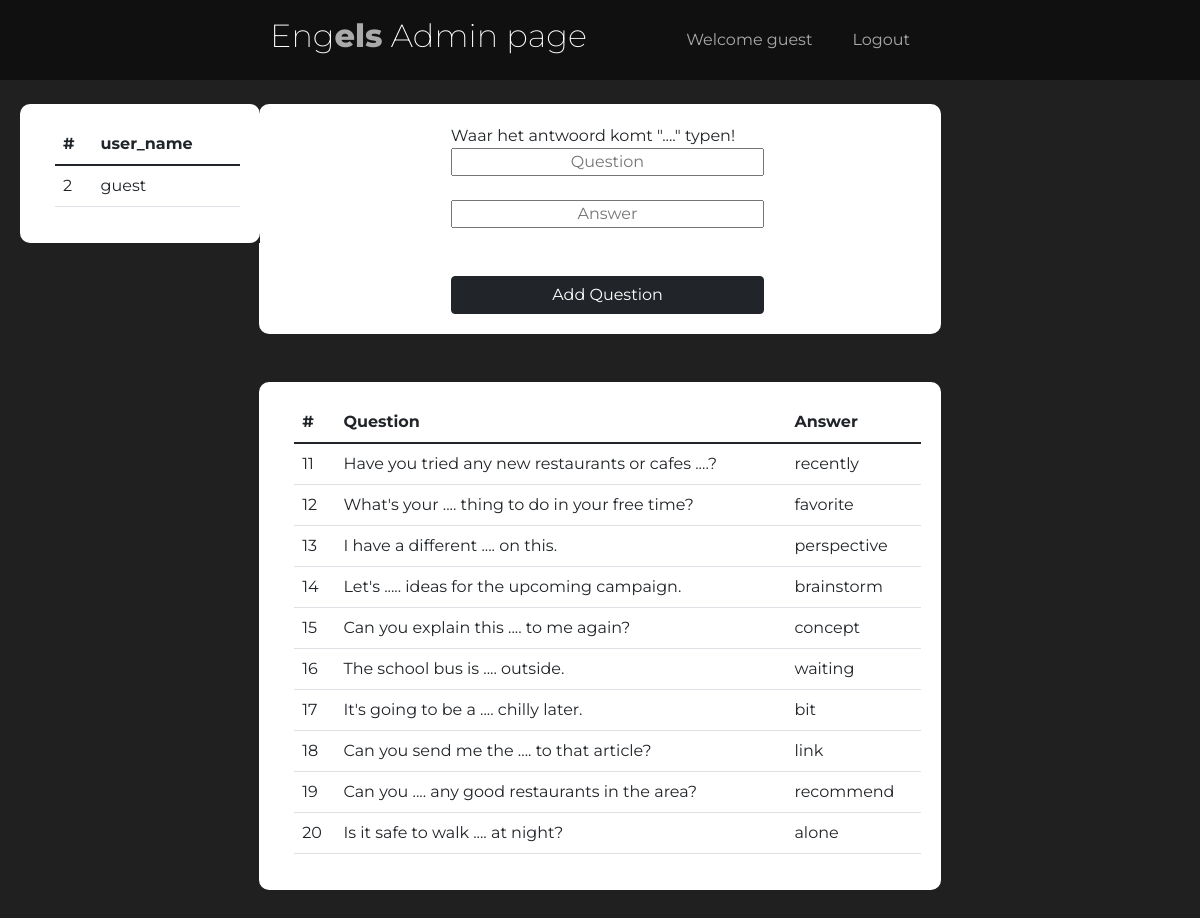
Page /admin/addQuestion.php (signed in) on the committed database.
### tables this page shows
CREATE TABLE IF NOT EXISTS `users` (
  `id` INT(11) NOT NULL AUTO_INCREMENT,
  `user_name` VARCHAR(45) NOT NULL,
  `password` TEXT NOT NULL,
  PRIMARY KEY (`id`),
  UNIQUE INDEX `user_name_UNIQUE` (`user_name` ASC));

CREATE TABLE IF NOT EXISTS `questions` (
  `id_questions` INT(11) NOT NULL AUTO_INCREMENT,
  `question` TEXT NOT NULL,
  `answer` VARCHAR(45) NOT NULL,
  PRIMARY KEY (`id_questions`));

### admin/addQuestion.php (the view, shortened to what this page needs)
<?php
    include "header-footer/header.php";
    include "user_list.php";
    $query = "SELECT * ";
    $query .= "FROM questions ";
    $query .= "ORDER BY id_questions ASC ";
    $stmt=$con->prepare($query);
    $stmt->execute();
    $questions = $stmt->fetchAll(PDO::FETCH_OBJ);
?>
        <div class="adminAddQuestionContainer">
            <div class="inner_adminAddQuestionContainer">
                <form method="POST" class="form_questions">
                    Waar het antwoord komt "...." typen!
                <br>
                    <input required type="text" name="question" class="input input_questions" placeholder="Question">
                <br><br>
                    <input required type="text" name="answer" class="input input_questions" placeholder="Answer">
                <br><br><br>
                    <button type="submit" class="btn btn-dark login_knop">Add Question</button>
                </form>
            </div>
        </div>
        <br><br>
        <div class="adminAddQuestionContainer">
            <div class="inner_adminAddQuestionContainer">
                <table class="table">
                    <thead>
                        <tr>
                            <th scope="col">#</th>
                            <th scope="col">Question</th>
                            <th scope="col">Answer</th>
                        </tr>
                    </thead>
                    <tbody>
                        <?php
                            foreach($questions as $question){
                                echo "<tr>";
                                echo "<td>$question->id_questions</td>";
                                echo "<td>$question->question</td>";
                                echo "<td>$question->answer</td>";
                                echo "</tr>";
                            }
                        ?>
                    </tbody>
                </table>
            </div>
        </div>
<?php
    include "header-footer/footer.php";
?>

### admin/header-footer/header.php (shortened to what this page needs)
<?php
    require "../database/database.php";
    $user_name = $_SESSION["user"];
    $query = "SELECT * ";
    $query .= "FROM users ";
    $query .= "WHERE user_name = ? ";
    $query .= "ORDER BY id ASC ";
    $stmt=$con->prepare($query);
    $stmt->bindParam(1,$user_name);
    $stmt->execute();
    $user = $stmt->fetchObject();
    $userId = $user->id;
?>
<!DOCTYPE HTML>
<html>
    <head>
        <link href="https://cdn.jsdelivr.net/npm/bootstrap@5.1.3/dist/css/bootstrap.min.css" rel="stylesheet">
        <link rel="stylesheet" href="../style.css">
    </head>
    <body>
        <div class="header" id="home">
            <div class="inner_header">
                <div class="logo_container">
                    <?php
                        echo "<a href=\"loggedin.php?admin=true&id=$userId\">";
                            echo "<h1>Eng<span>els</span> Admin page</h1>";
                        echo "</a>";
                    ?>
                </div>
                <ul class="navigation" id="navLinks">
                    <a><li>Welcome <?php echo $_SESSION["user"]; ?></li></a>
                    <a href="#" onclick="logout()"><li>Logout</li></a>
                </ul>
            </div>
        </div>
        <br>

### admin/user_list.php
<div class="adminUserlistContainer">
    <div class="inner_adminUserlistContainer">
        <table class="table">
            <?php
                $query = "SELECT * ";
                $query .= "FROM users ";
                $query .= "ORDER BY id ASC ";
                $stmt=$con->prepare($query);
                $stmt->execute();
                $user = $stmt->fetchAll(PDO::FETCH_OBJ);
            ?>
            <thead>
                <tr>
                    <th scope="col">#</th>
                    <th scope="col">user_name</th>
                </tr>
            </thead>
            <tbody>
                <?php
                    foreach($user as $users){
                        echo "<tr>";
                        echo "<td>$users->id</td>";
                        echo "<td>$users->user_name</td>";
                        echo "</tr>";
                    }
                ?>
            </tbody>
        </table>
    </div>
</div>

### admin/header-footer/footer.php
        <div style="height: 100px;"></div>
    </body>
</html>

### style.css (style rules this page uses)
* { margin: 0; padding: 0; list-style: none; text-decoration: none; font-family: 'Montserrat'; scroll-behavior: smooth; }
body { background-color: #202020; width: 100%; margin-left: auto; margin-right: auto; }
.input { width: 100%; text-align: center; }
.login_knop { width: 100%; }
.header { width: 100%; height: 80px; display: block; background-color: #101010; }
.inner_header { width: 55vw; height: 100%; display: block; margin: 0 auto; }
.logo_container { height: 100%; display: table; float: left; }
.logo_container a { height: 100%; display: table-cell; vertical-align: middle; text-decoration: none; }
.logo_container a h1 { font-size: 32px; font-weight: 200; color: white; }
.logo_container a h1 span { font-weight: 800; color: rgb(170, 170, 170); }
.navigation { float: right; height: 100%; overflow: hidden; }
.navigation a { height: 100%; display: table; float: left; padding: 0px 20px; text-decoration: none; }
.navigation a li { display: table-cell; vertical-align: middle; height: 100%; color: rgb(170, 170, 170); font-size: 16px; }
.adminUserlistContainer { margin-left: 20px; margin-right: 20px; float: left; display: block; background-color: #202020; }
.inner_adminUserlistContainer { width: 20vw; height: fill; display: block; padding: 20px 20px 20px 35px; border-radius: 10px; background-color: white; }
.adminAddQuestionContainer { width: 100%; display: block; background-color: #202020; }
.inner_adminAddQuestionContainer { width: 56.8vw; height: fill; display: block; margin: 0 auto; padding: 20px 20px 20px 35px; border-radius: 10px; background-color: white; }
.form_questions { width: 50%; margin-left: auto; margin-right: auto; }
.input_questions { width: 100%; }

### rows in the picture
users: id "2", user_name "guest"
questions: id_questions "11", question "Have you tried any new restaurants or cafes ....?", answer "recently"
questions: id_questions "12", question "What's your .... thing to do in your free time?", answer "favorite"
questions: id_questions "13", question "I have a different .... on this.", answer "perspective"
questions: id_questions "14", question "Let's ..... ideas for the upcoming campaign.", answer "brainstorm"
questions: id_questions "15", question "Can you explain this .... to me again?", answer "concept"
questions: id_questions "16", question "The school bus is .... outside.", answer "waiting"
questions: id_questions "17", question "It's going to be a .... chilly later.", answer "bit"
questions: id_questions "18", question "Can you send me the .... to that article?", answer "link"
questions: id_questions "19", question "Can you .... any good restaurants in the area?", answer "recommend"
questions: id_questions "20", question "Is it safe to walk .... at night?", answer "alone"

### other values in the picture
$_SESSION["user"] "guest"
